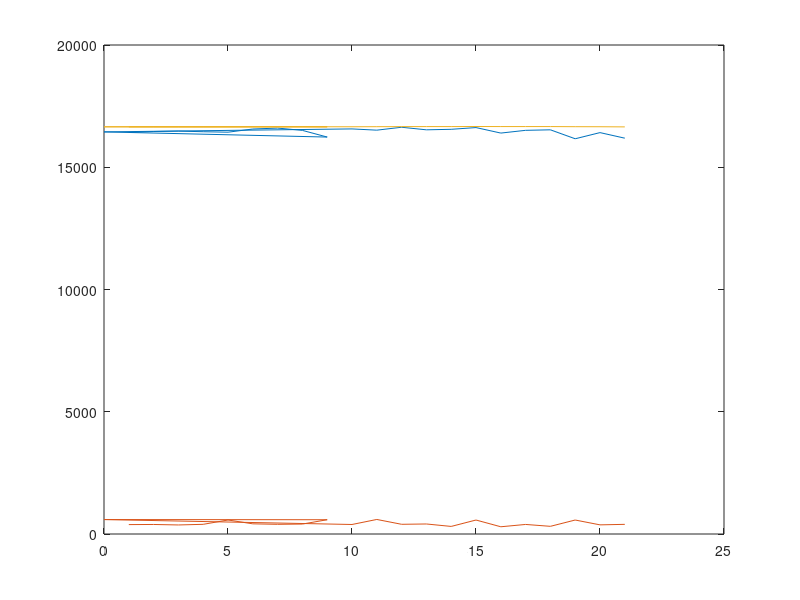

The MATLAB source for this figure:
a=[16421
16462
16479
16453
16434
16564
16602
16508
16235
16446
16568
16517
16636
16531
16552
16623
16398
16510
16531
16165
16417
16189]';

g=[385
390
370
396
573
416
396
407
584
591
389
595
397
410
310
572
296
391
314
572
374
395
]';

angle=[16651
16651
16651
16650
16651
16653
16655
16656
16653
16654
16656
16659
16662
16663
16663
16667
16664
16664
16664
16659
16657
16651
]';

count=[1
2
3
4
5
6
7
8
9
0
10
11
12
13
14
15
16
17
18
19
20
21
]';

plot(count,a)
hold on
plot(count,g)
hold on
plot(count,angle)
hold on